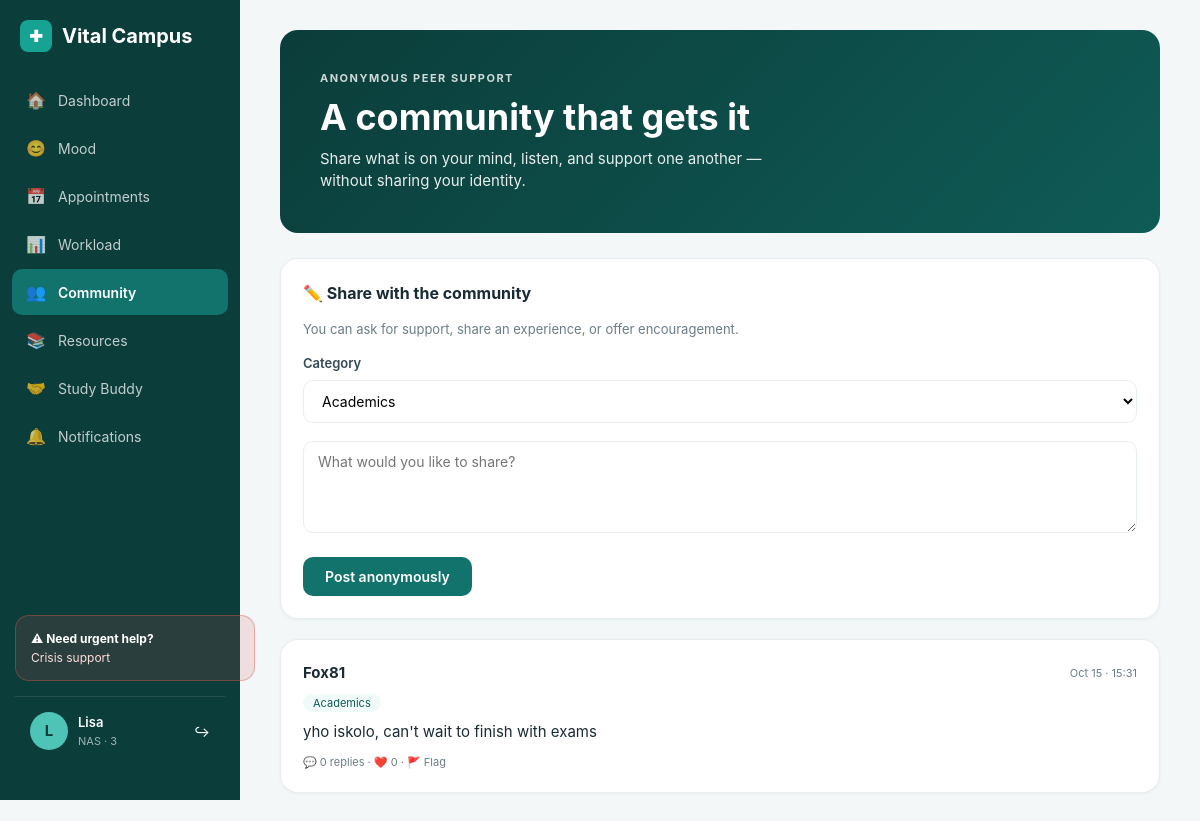
Page /forum (signed in) on the committed database.
### database.py (models this page shows, shortened)
class User(UserMixin, db.Model):
    __tablename__ = 'users'
    id = db.Column(db.Integer, primary_key=True)
    user_id = db.Column(db.String(36), unique=True, nullable=False, default=lambda: str(uuid.uuid4()))
    student_number = db.Column(db.String(15), unique=True, nullable=False)
    preferred_name = db.Column(db.String(60), nullable=False)
    email = db.Column(db.String(120), unique=True, nullable=False)
    password = db.Column(db.String(200), nullable=False)
    faculty = db.Column(db.String(80), nullable=False)
    year_of_study = db.Column(db.SmallInteger, nullable=False)
    role = db.Column(db.String(20), default='student')
    is_active = db.Column(db.Boolean, default=True)
    created_at = db.Column(db.DateTime, default=datetime.utcnow)
    last_login = db.Column(db.DateTime, nullable=True)
    moods = db.relationship('MoodEntry', backref='user', lazy=True)
    appointments = db.relationship('Appointment', backref='user', lazy=True)
    posts = db.relationship('PeerPost', backref='user', lazy=True)
    notifications = db.relationship('Notification', backref='user', lazy=True)

class PeerPost(db.Model):
    __tablename__ = 'peer_posts'
    id = db.Column(db.Integer, primary_key=True)
    post_id = db.Column(db.String(36), unique=True, nullable=False, default=lambda: str(uuid.uuid4()))
    user_id = db.Column(db.Integer, db.ForeignKey('users.id'), nullable=False)
    anonymous_alias = db.Column(db.String(40), nullable=False)
    content = db.Column(db.String(500), nullable=False)
    category = db.Column(db.String(20), nullable=False)
    is_flagged = db.Column(db.Boolean, default=False)
    posted_at = db.Column(db.DateTime, default=datetime.utcnow)
    replies = db.relationship('PeerReply', backref='post', lazy=True)

### app.py (the view, shortened to what this page needs)
@app.route('/forum', methods=['GET', 'POST'])
@student_only
@login_required
def forum():
    posts = PeerPost.query.filter_by(is_flagged=False).order_by(PeerPost.posted_at.desc()).all()
    return render_template('forum.html', posts=posts)

### app.py (called while the page is built)
@login_manager.user_loader
def load_user(user_id):
    return User.query.get(int(user_id))

def student_only(f):
    @wraps(f)
    def decorated(*args, **kwargs):
        if current_user.role == 'admin':
            flash('Admins use the admin panel.', 'info')
            return redirect(url_for('admin'))
        return f(*args, **kwargs)
    return decorated

### templates/forum.html (shortened to what this page needs)
<!DOCTYPE html>
<html lang="en">
<head>
    <link rel="stylesheet" href="{{ url_for('static', filename='css/style.css') }}">
</head>
<body>
    <div class="layout">
        <aside class="sidebar">
            <div>
                <div class="sidebar-brand"><div class="sidebar-brand-icon">✚</div><span>Vital Campus</span></div>
                <nav class="sidebar-nav">
                    <a href="{{ url_for('dashboard') }}"><i>🏠</i><span>Dashboard</span></a>
                    <a href="{{ url_for('mood') }}"><i>😊</i><span>Mood</span></a>
                    <a href="{{ url_for('booking') }}"><i>📅</i><span>Appointments</span></a>
                    <a href="{{ url_for('workload') }}"><i>📊</i><span>Workload</span></a>
                    <a href="{{ url_for('forum') }}" class="active"><i>👥</i><span>Community</span></a>
                    <a href="{{ url_for('resources') }}"><i>📚</i><span>Resources</span></a>
                    <a href="{{ url_for('studybuddy') }}"><i>🤝</i><span>Study Buddy</span></a>
                    <a href="{{ url_for('notifications') }}"><i>🔔</i><span>Notifications</span></a>
                </nav>
            </div>
            <div>
                <button class="sidebar-crisis" onclick="openCrisisModal()" style="cursor:pointer; width:100%; text-align:left; font-family:inherit;">
                    <strong>⚠ Need urgent help?</strong>
                    Crisis support
                </button>
                <div class="sidebar-user">
                    <div class="sidebar-user-avatar">{{ current_user.preferred_name[0] }}</div>
                    <div class="sidebar-user-info"><div>{{ current_user.preferred_name }}</div><div>NAS · {{ current_user.year_of_study }}</div></div>
                    <a href="{{ url_for('logout') }}" style="margin-left:auto; color:#fff; text-decoration:none; font-size:14px;">↪</a>
                </div>
            </div>
        </aside>
        <main class="main-content">
            <div class="banner">
                <div class="banner-content">
                    <div class="eyebrow">Anonymous Peer Support</div>
                    <h1>A community that gets it</h1>
                    <p>Share what is on your mind, listen, and support one another — without sharing your identity.</p>
                </div>
            </div>
            <div class="card">
                <h3>✏️ Share with the community</h3>
                <p style="color: var(--ink-500); font-size: 13px; margin-bottom: 15px;">You can ask for support, share an experience, or offer encouragement.</p>
                <form method="POST">
                    <div class="form-group">
                        <label>Category</label>
                        <select name="category">
                            <option value="Academics">Academics</option>
                        </select>
                    </div>
                    <div class="form-group">
                        <textarea name="content" rows="4" maxlength="500" placeholder="What would you like to share?" style="width:100%; padding:11px 14px; border:1px solid var(--ink-100); border-radius:10px; font-family:inherit;"></textarea>
                    </div>
                    <button type="submit" class="btn btn-primary">Post anonymously</button>
                </form>
            </div>
            {% for post in posts %}
            <div class="card">
                <div style="display:flex; justify-content:space-between; align-items:center; margin-bottom:10px;">
                    <strong>{{ post.anonymous_alias }}</strong>
                    <span style="font-size:11px; color:var(--ink-500);">{{ post.posted_at.strftime('%b %d · %H:%M') }}</span>
                </div>
                <div style="font-size:11px; color:var(--ink-500); margin-bottom:10px;">
                    <span style="background: var(--teal-50); padding:2px 10px; border-radius:12px; color: var(--teal-700);">{{ post.category }}</span>
                </div>
                <p>{{ post.content }}</p>
                <div style="font-size:11px; color:var(--ink-500); margin-top:10px;">💬 {{ post.replies|length }} replies · ❤️ 0 · 🚩 Flag</div>
            </div>
            {% else %}
            <div class="card" style="text-align:center; color:var(--ink-500); padding: 40px;">
                <p>No community posts match this category yet.</p>
            </div>
            {% endfor %}
        </main>
    </div>
</body>
</html>

### static/css/style.css (style rules this page uses)
:root { --teal-900: #0b3d3a; --teal-700: #0f5b56; --teal-600: #12736c; --teal-500: #16a394; --teal-400: #4dc4b5; --teal-100: #e6f7f4; --teal-50: #f0faf8; --amber-500: #e6a23c; --amber-100: #fdf3e2; --red-500: #d9534f; --red-100: #fdeceb; --ink-900: #1a2b33; --ink-700: #334a55; --ink-500: #6b7d85; --ink-300: #b3bfc5; --ink-100: #e8edef; --bg: #f4f7f8; --white: #ffffff; --radius: 14px; --radius-lg: 18px; --shadow-sm: 0 1px 3px rgba(15, 91, 86, 0.06); --shadow-md: 0 4px 14px rgba(15, 91, 86, 0.08); }
* { margin: 0; padding: 0; box-sizing: border-box; }
body { font-family: -apple-system, BlinkMacSystemFont, 'Segoe UI', Roboto, sans-serif; background: var(--bg); color: var(--ink-900); font-size: 15px; line-height: 1.5; }
.layout { display: flex; min-height: 100vh; }
.sidebar { width: 240px; background: var(--teal-900); color: white; padding: 20px 0; position: fixed; top: 0; left: 0; height: 100vh; display: flex; flex-direction: column; justify-content: space-between; }
.sidebar-brand { display: flex; align-items: center; gap: 10px; padding: 0 20px 25px 20px; font-size: 20px; font-weight: 700; color: white; }
.sidebar-brand-icon { width: 32px; height: 32px; background: var(--teal-500); border-radius: 8px; display: flex; align-items: center; justify-content: center; font-size: 16px; }
.sidebar-nav { display: flex; flex-direction: column; gap: 2px; padding: 0 12px; }
.sidebar-nav a { display: flex; align-items: center; gap: 12px; padding: 11px 14px; border-radius: 10px; color: rgba(255,255,255,0.75); text-decoration: none; font-size: 14px; transition: all 0.2s; }
.sidebar-nav a.active { background: var(--teal-600); color: white; font-weight: 600; }
.sidebar-nav a i { width: 20px; text-align: center; font-size: 16px; font-style: normal; }
.sidebar-crisis { margin: 15px; padding: 15px; background: rgba(217, 83, 79, 0.15); border: 1px solid rgba(217, 83, 79, 0.4); border-radius: var(--radius); font-size: 12px; color: #fdd; display: block; }
.sidebar-crisis strong { display: block; margin-bottom: 4px; color: white; }
.sidebar-user { display: flex; align-items: center; gap: 10px; padding: 15px; margin: 15px; border-top: 1px solid rgba(255,255,255,0.1); }
.sidebar-user-avatar { width: 38px; height: 38px; border-radius: 50%; background: var(--teal-400); color: var(--teal-900); display: flex; align-items: center; justify-content: center; font-weight: 700; }
.sidebar-user-info div:first-child { font-weight: 600; font-size: 13px; }
.sidebar-user-info div:last-child { font-size: 11px; opacity: 0.6; }
.main-content { flex: 1; margin-left: 240px; padding: 30px 40px; max-width: 1200px; }
.banner { position: relative; border-radius: var(--radius-lg); padding: 40px; margin-bottom: 25px; color: white; overflow: hidden; background: linear-gradient(135deg, var(--teal-900), var(--teal-700)); min-height: 180px; display: flex; align-items: center; }
.banner-content { position: relative; z-index: 2; max-width: 60%; }
.banner .eyebrow { font-size: 11px; font-weight: 700; letter-spacing: 1.5px; text-transform: uppercase; opacity: 0.8; margin-bottom: 10px; }
.banner h1 { font-size: 36px; margin-bottom: 10px; font-weight: 700; line-height: 1.15; }
.banner p { font-size: 15px; opacity: 0.9; max-width: 500px; }
.card { background: var(--white); border-radius: var(--radius-lg); padding: 22px; margin-bottom: 20px; border: 1px solid var(--ink-100); box-shadow: var(--shadow-sm); }
.card h3 { font-size: 16px; font-weight: 700; margin-bottom: 15px; color: var(--ink-900); }
.btn { display: inline-block; padding: 11px 22px; border-radius: 10px; font-size: 14px; font-weight: 600; cursor: pointer; border: none; text-decoration: none; text-align: center; transition: all 0.2s; font-family: inherit; }
.btn-primary { background: var(--teal-600); color: white; }
.form-group { margin-bottom: 18px; }
.form-group label { display: block; font-size: 13px; font-weight: 600; color: var(--ink-700); margin-bottom: 6px; }
.form-group input, .form-group select, .form-group textarea { width: 100%; padding: 11px 14px; border: 1px solid var(--ink-100); border-radius: 10px; font-size: 14px; font-family: inherit; background: var(--white); transition: border 0.2s; }

### rows in the picture
User: preferred_name "L", preferred_name "Lisa", year_of_study "3"
PeerPost: anonymous_alias "Fox81", posted_at "Oct 15 · 15:31", category "Academics", content "yho iskolo, can't wait to finish with exams", replies|length "0"
